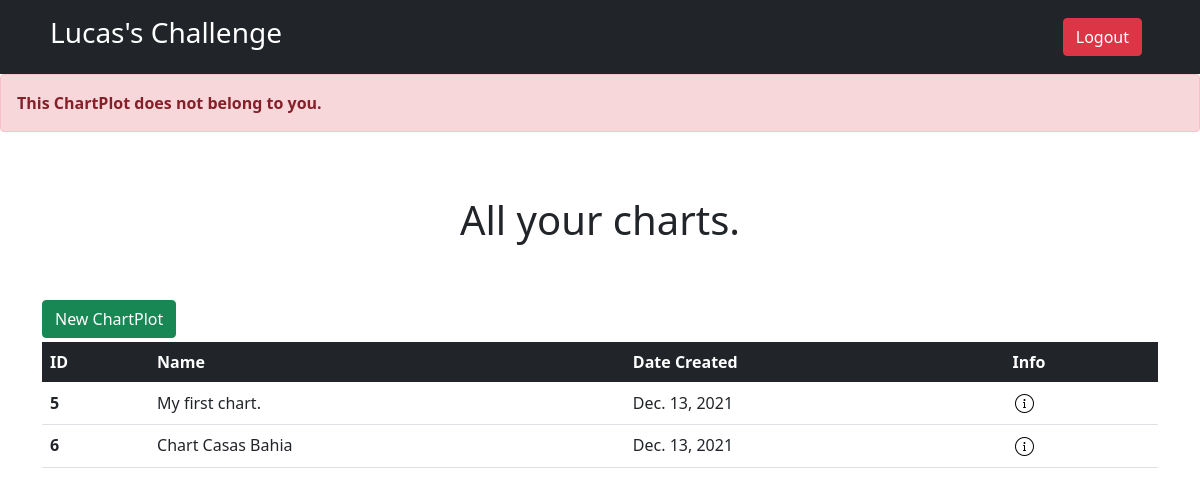
The page /chart-plot/home/?invalidChartPlot=1 (signed in) on the database its author committed.
### ChartPlot/models.py (models this page shows, shortened)
class ChartPlot(models.Model):
    name = models.CharField(max_length=255)
    events = models.TextField(max_length=10000)
    date_created = models.DateField(auto_now_add=True)
    user = models.ForeignKey('User.User', on_delete=models.CASCADE)

### ChartPlot/views.py (the view)
# urls.py: path('home/', chartplot_home, name='home'),
def chartplot_home(request):
    chartplots = request.user.get_all_chartplot()
    return render(request, 'ChartPlot/home.html', {'chartplots': chartplots})

### User/models.py (called while the page is built)
    def get_all_chartplot(self) -> QuerySet:
        return self.chartplot_set.all()

### ChartPlot/templates/ChartPlot/home.html (shortened to what this page needs)
{% extends 'base.html' %}
{% load static %}
{% block localCss %}
<link rel="stylesheet" href="{% static 'css/home.css' %}">
{% endblock %}
{% block body %}
{% if request.GET.invalidChartPlot == '1' %}
<div class="alert alert-danger" role="alert">
    <b>This ChartPlot does not belong to you.</b>
</div>
{% endif %}
<div class="container">
<h1 class="text-center p-5">All your charts.</h1>
{% if chartplots %}
<table class="table table-hover">
      <a href="{% url 'ChartPlot:create' %}"><button class="btn btn-success mb-1">New ChartPlot</button></a>
      <thead class="table-dark">
        <tr>
          <th scope="col">ID</th>
          <th scope="col">Name</th>
          <th scope="col">Date Created</th>
          <th scope="col">Info</th>
        </tr>
      </thead>
      <tbody>
        {% for chart in chartplots %}
        <tr>
          <th scope="row">{{ chart.id }}</th>
          <td>{{ chart.name }}</td>
          <td>{{ chart.date_created }}</td>
          <td>
              <a href="{% url 'ChartPlot:detail' chart.id %}" class="option"><img src="{% static 'img/info.png' %}"></a>
          </td>
        </tr>
        {% endfor %}
      </tbody>
    </table>
{% else %}
    <div id="warning">
        <p class="text-center p-5">You have no chart. <a href="{% url 'ChartPlot:create' %}">Create</a> one now!.</p>
    </div>
{% endif %}
</div>
{% endblock %}

### static/css/base1.css (style rules this page uses)
a { text-decoration: none }

### rows shown on the page
ChartPlot: id "5", name "My first chart.", date_created "Dec. 13, 2021"
ChartPlot: id "6", name "Chart Casas Bahia", date_created "Dec. 13, 2021"
